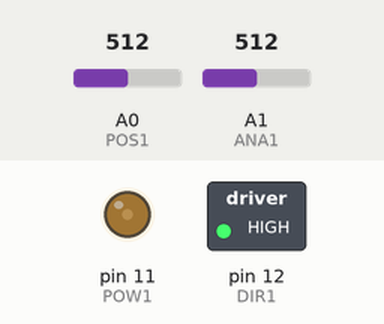
Bench run of a sketch on a simulated Arduino Uno, built with avr-gcc and run on an emulated ATmega328P. Parts: switched loads named in the sketch (green lamp = pin HIGH), output pins drawn as LEDs (lit = HIGH). The test bench sets the inputs (shaded band); at power-on: A0 (POS1) = 512, A1 (ANA1) = 512.

Above: at 1.25 s.
1.3 s: A0 (POS1) set to 716
2.8 s: A1 (ANA1) set to 716
At 2.95 s:
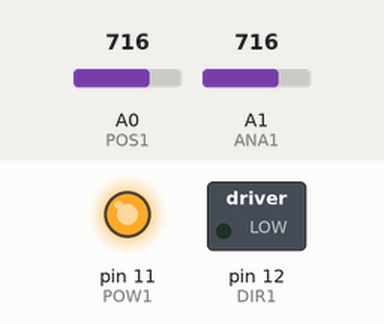
5.8 s: A1 (ANA1) set to 511
At 6.7 s:
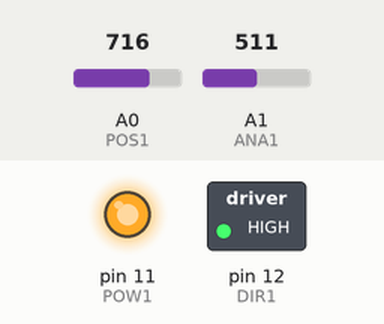
7.3 s: A1 (ANA1) set to 900
At 7.9 s:
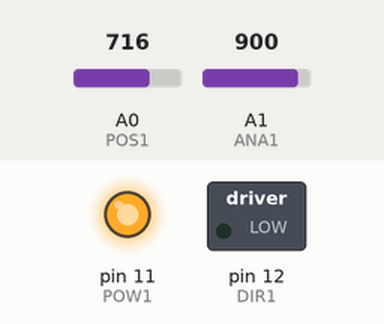
Timing chart, 0 to 9.8 s (numbered marks = the images above; inputs shaded):
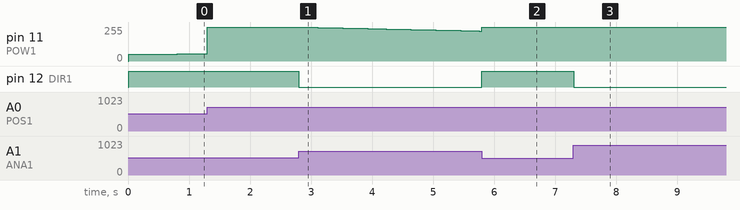

Measured:
- after the input at 2.8 s, pin 11 (POW1): moves from 255/255 to 225/255 over 3.0 s, starting at once; pin 12 (DIR1): HIGH → LOW at once
- after the input at 5.8 s, pin 12 (DIR1): LOW → HIGH at once
- after the input at 7.3 s, pin 12 (DIR1): HIGH → LOW at once

The sketch:

test_servo.ino
```cpp
#define FASTADC 1

// defines for setting and clearing register bits
#ifndef cbi
#define cbi(sfr, bit) (_SFR_BYTE(sfr) &= ~_BV(bit))
#endif
#ifndef sbi
#define sbi(sfr, bit) (_SFR_BYTE(sfr) |= _BV(bit))
#endif

#include <smart_like_servo.h>

#define DIR1 12
#define POW1 11
#define POS1 A0

#define ANA1 A1

#define FRAMERATE 10

//using namespace std;

long t0=millis();
long t_frame = t0;
int v_read = 0;

S_Servo myServo(DIR1, POW1, POS1, 0);

void setup()
{
  #if FASTADC
  // set prescale to 16
  sbi(ADCSRA,ADPS2) ;
  cbi(ADCSRA,ADPS1) ;
  cbi(ADCSRA,ADPS0) ;
  #endif

  myServo.setPID(20, 1, 0, 255);
  myServo.setMap(100, 900, 5, 175);
  //Serial.begin(115200);
  pinMode(POS1, INPUT);
  pinMode(ANA1, INPUT);
  pinMode(DIR1, OUTPUT);
  pinMode(POW1, OUTPUT);
  digitalWrite(DIR1, LOW);
  digitalWrite(POW1, LOW);
  delay(10);
}


void loop()
{
  double t = millis()-t0;
  //int val = int(80.0 * sin(6.28*1.*t/1000.0));
  float val = 0.001*map(analogRead(ANA1), 0, 1024, 0, 180000);

  v_read = analogRead(POS1);
  float theta = 0.001*map(v_read, 50, 950, 0, 180000);

  myServo.setGoaldegrees(val);
  myServo.run();

//  if(millis()-t_frame>FRAMERATE)
//  {
//    t_frame = millis();
//    Serial.print(val);
//    Serial.print("  :   ");
//    Serial.print(theta);
//    Serial.print("  :   ");
//    Serial.println(myServo.getPosdegree());
//  }
  delay(1);
}
```

smart_like_servo_.cpp
```cpp
/*
  smart_like_servo.cpp - Library for hacking up to 4 standard ANALOGIC servos
  with an Arduino board and a motor shield, into serial controlled, regulated, smart-like servo
  The motors of the servos have to be directly powered by PWM through a H-bridge with the Pins pinDir and pinPwm
  The analog pin analogInput must read a tension  image of the position of the servo, for instance with the potentiometer
  The use of encoder (numerical servo) would requier some adaptatation (not supported). Also not recommended for Arduino.
  Created by Ulysse R. Delplanque, Mars 29, 2017.
  Released into the public domain.
*/

#include <smart_like_servo.h>
#include <reg.h>
#include <Arduino.h>

S_Servo::S_Servo(unsigned int pinDir, unsigned int pinPwm, unsigned int analogInput, unsigned int preset)
{
	_dir = pinDir;
	_pwm = pinPwm;
	_analogIn = analogInput;
	pinMode(_dir, OUTPUT);
	pinMode(_pwm, OUTPUT);
	pinMode(_analogIn, INPUT);
	_capteur = new Block();
	_consigne= new Block();
	_regulation = new PID_Block(_capteur, _consigne, presets[preset][0], presets[preset][1], presets[preset][2], presets[preset][3]);
	_vmin = presets[preset][4];
	_vmax = presets[preset][6];
	_dmin = presets[preset][5];
	_dmax = presets[preset][7];
	_invertDir = false;
}

S_Servo::S_Servo(unsigned int pinDir, unsigned int pinPwm, unsigned int analogInput) : S_Servo(pinDir, pinPwm, analogInput, 0)
{

}

S_Servo::~S_Servo()
{
}

void S_Servo::setGoaldegrees(float goal)
{
	_consigne->setVal(constrain(goal, _dmin, _dmax));
}

float S_Servo::getPosdegree() // Returns the last read position of the servo
{
    return _capteur->getVal();
}

void S_Servo::setPID(float kp, float ki, float kd, float sat)
{
    delete (_regulation);
    _regulation = new PID_Block(_capteur, _consigne, kp, ki, kd, sat);
}


void S_Servo::setMap(float vmin, float vmax, float dmin, float dmax)
{
    _vmin = vmin;
	_vmax = vmax;
	_dmin = dmin;
	_dmax = dmax;
}

void S_Servo::run()
{
	_regulation->newCycle();
	float valCapteur = 0.001*map(analogRead(_analogIn), _vmin, _vmax, _dmin*1000., _dmax*1000.);
	if (abs(valCapteur-_consigne->getVal()) < 0.1)
    {
        valCapteur = _consigne->getVal();
    }
	_capteur->setVal(valCapteur);

	int rate = _regulation->getVal();
	if (_invertDir)
	{
		rate = -rate;
	}
	if (rate > 0)
	{
		digitalWrite(_dir, LOW);
	}
	else
	{
		digitalWrite(_dir, HIGH);
	}
	analogWrite(_pwm, constrain(abs(rate), 0, 255));

}
```
